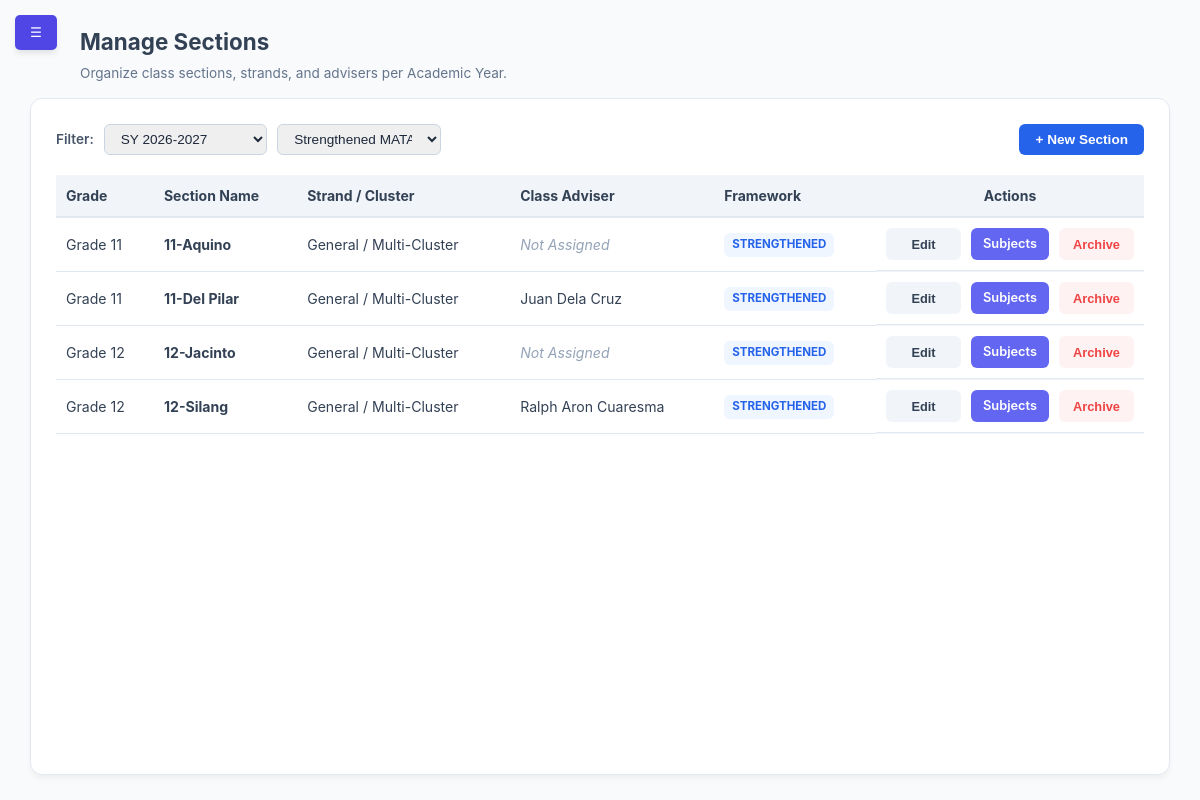
Before: /modules/admin/manage_sections.php (signed in) with the older database file.
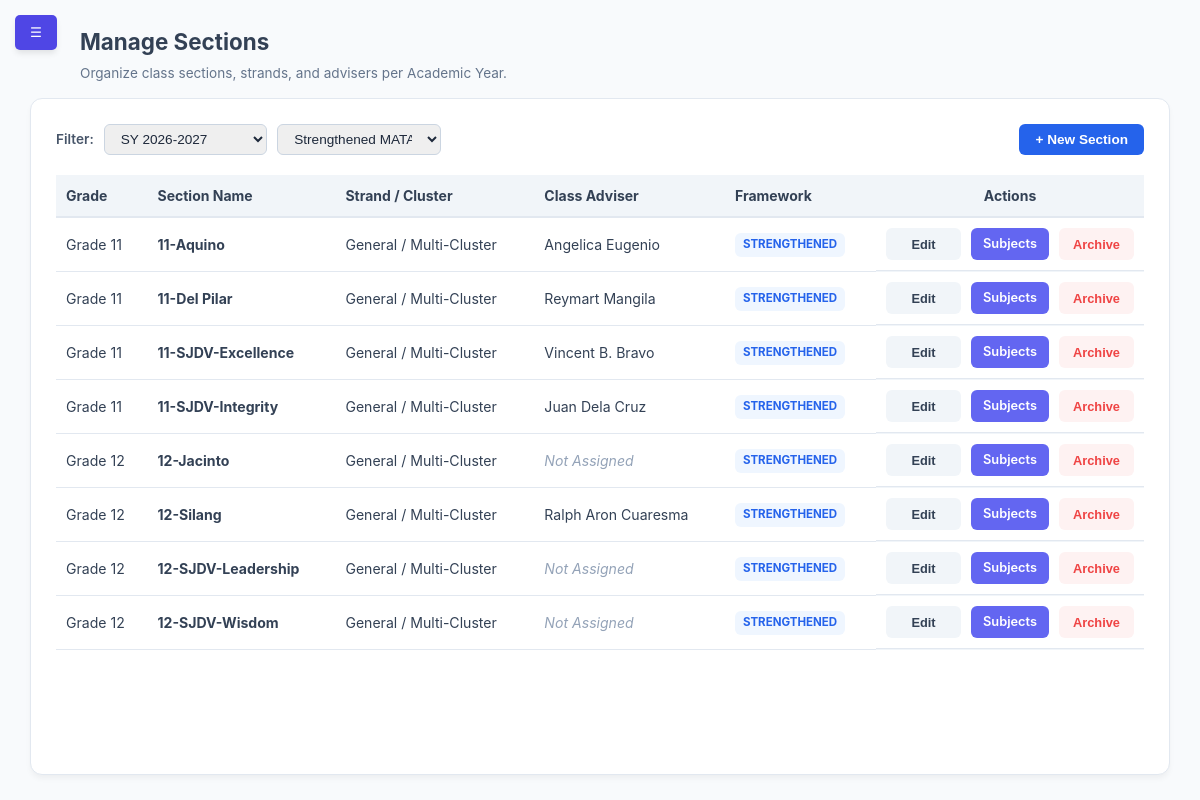
After: the same page with the newer database file.
### tables this page shows
CREATE TABLE `sections` (
  `id` int(11) NOT NULL,
  `section_name` varchar(50) NOT NULL,
  `strand_id` int(11) DEFAULT NULL,
  `grade_level` int(11) NOT NULL,
  `adviser_id` int(11) DEFAULT NULL,
  `academic_year` varchar(20) NOT NULL DEFAULT '2026-2027',
  `curriculum_version` enum('Legacy','Strengthened') NOT NULL DEFAULT 'Strengthened'
);

CREATE TABLE `users` (
  `id` int(11) NOT NULL,
  `lrn` varchar(12) DEFAULT NULL,
  `username` varchar(50) NOT NULL,
  `password` varchar(255) NOT NULL,
  `full_name` varchar(100) NOT NULL,
  `profile_image` varchar(255) DEFAULT NULL,
  `email` varchar(100) DEFAULT NULL,
  `role` enum('super_admin','admin','adviser','student','faculty','alumni','archived') NOT NULL,
  `current_session_id` varchar(255) DEFAULT NULL,
  `section_id` int(11) DEFAULT NULL,
  `reset_requested` tinyint(1) DEFAULT 0,
  `require_reset` tinyint(1) DEFAULT 0,
  `security_pin_hash` varchar(255) DEFAULT NULL,
  `security_pattern_hash` varchar(255) DEFAULT NULL,
  `security_preference` enum('biometric','pin','pattern','none') DEFAULT 'none'
);

### modules/admin/manage_sections.php (the view, shortened to what this page needs)
<?php
$conn = getDBConnection();
$active_ay = $_GET['academic_year'] ?? '2026-2027';
$active_version = $_GET['curriculum_version'] ?? 'Strengthened';
$query = "
    SELECT
        s.id, s.section_name, s.grade_level, s.strand_id, s.adviser_id,
        s.academic_year, s.curriculum_version,
        COALESCE(st.strand_name, 'General / Multi-Cluster') AS strand_name,
        u.full_name AS adviser_name
    FROM sections s
    LEFT JOIN strands st ON s.strand_id = st.id
    LEFT JOIN users u ON s.adviser_id = u.id
    WHERE s.academic_year = :ay AND s.curriculum_version = :version
      AND NOT EXISTS (
          SELECT 1 FROM resource_archives ra
          WHERE ra.resource_type = 'section' AND ra.resource_id = s.id
      )
      AND NOT EXISTS (
          SELECT 1 FROM resource_archives ra
          WHERE ra.resource_type = 'strand' AND ra.resource_id = s.strand_id
      )
    ORDER BY s.grade_level ASC, s.section_name ASC
";
$stmt = $conn->prepare($query);
$stmt->execute(['ay' => $active_ay, 'version' => $active_version]);
$sections_list = $stmt->fetchAll(PDO::FETCH_ASSOC);
?>
<!DOCTYPE html>
<html lang="en">
<head>
    <link rel="stylesheet" href="../../assets/css/dashboard.css">
</head>
<body>
    <button class="mobile-toggle" id="mobileBurger" onclick="toggleSidebar()">☰</button>
    <div class="dashboard-wrapper">
        <main class="content">
            <header class="content-header">
                <h1 style="margin: 0; font-size: 1.4rem;">Manage Sections</h1>
                <p style="margin: 4px 0 0 0; color: #64748b; font-size: 0.85rem;">Organize class sections, strands, and advisers per Academic Year.</p>
            </header>
            <div class="table-container" style="margin-top: 15px;">
                <div class="table-header" style="display: flex; justify-content: space-between; align-items: center; margin-bottom: 20px; flex-wrap: wrap; gap: 10px;">
                    <form method="GET" style="display: flex; gap: 10px; align-items: center;">
                        <label style="font-size: 0.85rem; font-weight: 600; color: #475569;">Filter:</label>
                        <select name="academic_year" onchange="this.form.submit()" style="padding: 6px 12px; border-radius: 6px; border: 1px solid #cbd5e1; font-size: 0.85rem;">
                            <option value="2026-2027" <?= $active_ay === '2026-2027' ? 'selected' : '' ?>>SY 2026-2027</option>
                        </select>
                        <select name="curriculum_version" onchange="this.form.submit()" style="padding: 6px 12px; border-radius: 6px; border: 1px solid #cbd5e1; font-size: 0.85rem;">
                            <option value="Strengthened" <?= $active_version === 'Strengthened' ? 'selected' : '' ?>>Strengthened MATATAG</option>
                        </select>
                    </form>
                    <button class="btn-primary" onclick="prepareNewSection()" style="background: #2563eb; color: white; padding: 8px 16px; border-radius: 6px; border: none; font-weight: 600; cursor: pointer;">
                        + New Section
                    </button>
                </div>
                <table style="width: 100%; border-collapse: collapse; font-size: 0.88rem;">
                    <thead>
                        <tr style="border-bottom: 2px solid #e2e8f0; text-align: left; background: #f8fafc;">
                            <th style="padding: 10px;">Grade</th>
                            <th style="padding: 10px;">Section Name</th>
                            <th style="padding: 10px;">Strand / Cluster</th>
                            <th style="padding: 10px;">Class Adviser</th>
                            <th style="padding: 10px;">Framework</th>
                            <th style="width: 240px; text-align: center; padding: 10px;">Actions</th>
                        </tr>
                    </thead>
                    <tbody>
                        <?php if (!empty($sections_list)): ?>
                            <?php foreach ($sections_list as $row): ?>
                            <tr style="border-bottom: 1px solid #f1f5f9;">
                                <td style="padding: 10px;">Grade <?php echo $row['grade_level']; ?></td>
                                <td style="padding: 10px;"><strong><?php echo htmlspecialchars($row['section_name']); ?></strong></td>
                                <td style="padding: 10px;"><?php echo htmlspecialchars($row['strand_name']); ?></td>
                                <td style="padding: 10px;"><?php echo $row['adviser_name'] ? htmlspecialchars($row['adviser_name']) : '<em style="color:#94a3b8;">Not Assigned</em>'; ?></td>
                                <td style="padding: 10px;">
                                    <span class="version-badge <?= $row['curriculum_version'] === 'Strengthened' ? 'ver-matatag' : 'ver-legacy' ?>">
                                        <?= htmlspecialchars($row['curriculum_version']) ?>
                                    </span>
                                </td>
                                <td style="text-align: center; padding: 10px;">
                                    <button class="btn-action btn-edit" onclick='openEditModal(<?php echo json_encode($row); ?>)'>Edit</button>
                                    <a href="manage_assignments.php?filter_section=<?php echo $row['id']; ?>&academic_year=<?= urlencode($row['academic_year']) ?>" class="btn-action btn-subjects">
                                        Subjects
                                    </a>
                                    <form method="POST" action="archive_resource.php" style="display:inline" onsubmit="return confirm('Archive this section? The super admin can restore or permanently delete it.');">
                                        <button type="submit" class="btn-action btn-delete">Archive</button>
                                    </form>
                                </td>
                            </tr>
                            <?php endforeach; ?>
                        <?php endif; ?>
                    </tbody>
                </table>
            </div>
        </main>
    </div>
</body>
</html>

### assets/css/dashboard.css (style rules this page uses)
:root { --primary-color: #4f46e5; --secondary-color: #6366f1; --success-color: #22c55e; --danger-color: #ef4444; --warning-color: #f59e0b; --bg-gray: #f8fafc; --sidebar-dark: #1e293b; --text-main: #334155; --white: #ffffff; --shadow: 0 4px 6px -1px rgb(0 0 0 / 0.1); }
* { margin: 0; padding: 0; box-sizing: border-box; }
body { font-family: 'Inter', system-ui, -apple-system, sans-serif; background-color: var(--bg-gray); color: var(--text-main); line-height: 1.5; }
.dashboard-wrapper { display: flex; min-height: 100vh; }
.content { flex: 1; margin-left: 0; padding: 2rem; width: 100%; transition: all 0.3s ease; }
.table-container { background: var(--white); border-radius: 1rem; padding: 1.5rem; box-shadow: var(--shadow); }
.table-header { display: flex; justify-content: space-between; align-items: center; margin-bottom: 1.5rem; }
table { width: 100%; border-collapse: collapse; }
th { text-align: left; padding: 1rem; background: #f1f5f9; font-size: 0.875rem; }
td { padding: 1rem; border-bottom: 1px solid #e2e8f0; }
thead th { user-select: none; }
.btn-primary { background: var(--primary-color); color: white; padding: 0.6rem 1.2rem; border: none; border-radius: 0.5rem; cursor: pointer; font-weight: 600; }
.btn-edit, .btn-delete { width: 75px; height: 32px; display: inline-flex; align-items: center; justify-content: center; font-size: 0.8rem; font-weight: 600; border-radius: 6px; cursor: pointer; transition: all 0.2s ease; text-decoration: none; }
.btn-edit { background-color: #eff6ff; color: #2563eb; border: 1px solid #bfdbfe; }
.btn-delete { background-color: #fef2f2; color: #dc2626; border: 1px solid #fecaca; }
input, select, textarea { width: 100%; padding: 0.6rem 0.75rem; border: 1px solid #e2e8f0; border-radius: 0.5rem; font-size: 0.9rem; color: #1e293b; transition: border-color 0.2s; }
.mobile-toggle { display: block !important; position: fixed; top: 15px; left: 15px; z-index: 1100; background: var(--primary-color); color: white; border: none; padding: 10px 15px; border-radius: 5px; cursor: pointer; box-shadow: var(--shadow); }
.content-header { margin-left: 50px; }
.table-header .btn-primary { padding: 0.4rem 0.8rem; font-size: 0.85rem; border-radius: 6px; white-space: nowrap; }
td:last-child { display: flex; gap: 10px; justify-content: flex-start; align-items: center; white-space: nowrap; }
.table-container { overflow-x: auto; }
table { min-width: 600px; }

### modules/admin/manage_sections.php (style rules this page uses)
body { margin: 0; padding: 0; overflow: hidden; font-family: 'Inter', system-ui, sans-serif; background-color: #f8fafc; }
.dashboard-wrapper { display: flex; height: 100vh; width: 100%; overflow: hidden; position: relative; }
main.content { flex-grow: 1; margin-left: 260px; padding: 25px 30px; width: 100%; height: 100vh; box-sizing: border-box; display: flex; flex-direction: column; transition: margin-left 0.3s ease; overflow: hidden; }
.table-container { flex: 1; min-height: 0; overflow-y: auto; overflow-x: auto; background: white; padding: 25px; border-radius: 12px; border: 1px solid #e2e8f0; box-shadow: 0 4px 6px -1px rgba(0, 0, 0, 0.05); }
.version-badge { display: inline-block; font-size: 0.72rem; font-weight: 700; padding: 3px 8px; border-radius: 6px; text-transform: uppercase; }
.ver-matatag { background: #eff6ff; color: #2563eb; }
.btn-action { padding: 6px 12px; border-radius: 6px; border: none; font-weight: 600; font-size: 0.8rem; cursor: pointer; text-decoration: none; display: inline-block; }
.btn-edit { background: #f1f5f9; color: #334155; }
.btn-subjects { background: #6366f1; color: white; }
.btn-delete { background: #fef2f2; color: #ef4444; }
.mobile-toggle { display: none; z-index: 999; }
#sidebar:not(.active) ~ main.content { margin-left: 0; width: 100%; }

Changed rows visible on the page:
changed sections "11-Aquino": adviser.full_name (not shown) → "Angelica Eugenio"; no longer shows "Not Assigned"
changed sections "11-Del Pilar": adviser.full_name "Juan Dela Cruz" → "Reymart Mangila"
added sections: grade_level "11", section_name "11-SJDV-Excellence", strand_name "General / Multi-Cluster", adviser.full_name "Vincent B. Bravo", curriculum_version "STRENGTHENED"
added sections: grade_level "11", section_name "11-SJDV-Integrity", strand_name "General / Multi-Cluster", adviser.full_name "Juan Dela Cruz", curriculum_version "STRENGTHENED"
added sections: grade_level "12", section_name "12-SJDV-Leadership", strand_name "General / Multi-Cluster", shows "Not Assigned", curriculum_version "STRENGTHENED"
added sections: grade_level "12", section_name "12-SJDV-Wisdom", strand_name "General / Multi-Cluster", shows "Not Assigned", curriculum_version "STRENGTHENED"
